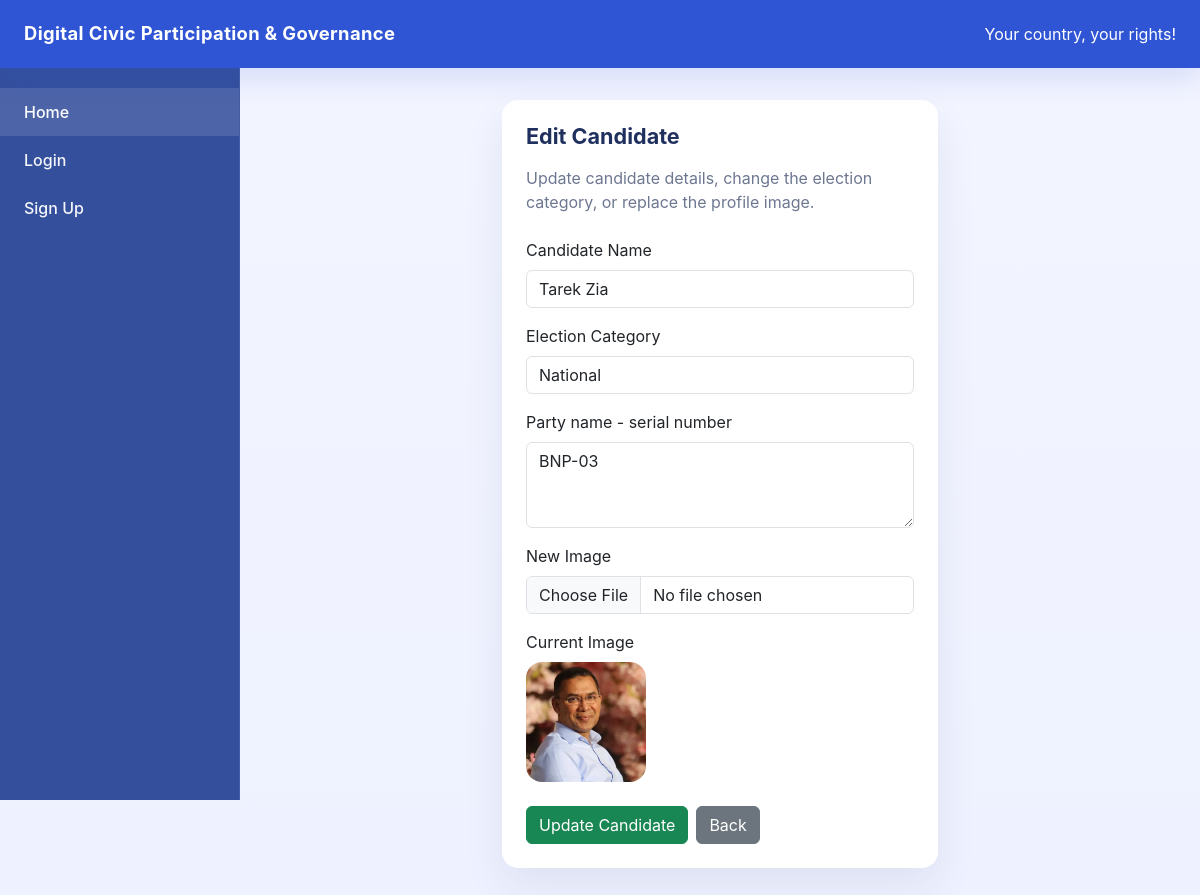
The app's page /candidates/edit/1 with its own data.
### models/candidate.py (models this page shows)
class Candidate(db.Model):
    __tablename__ = "candidate"
    id = db.Column(db.Integer, primary_key=True)
    name = db.Column(db.String(100), nullable=False)
    category = db.Column(db.String(100), nullable=False)
    description = db.Column(db.String(500), nullable=True)
    image = db.Column(db.String(200), nullable=True)

### routes/candidate_routes.py (the view)
@c_bp.route("/edit/<int:candidate_id>", methods=["GET"])
def edit_candidate_page(candidate_id):
    candidate = Candidate.query.get(candidate_id)
    if not candidate:
        return "Candidate Not Found", 404
    return render_template("edit_candidate.html", candidate=candidate)

### app.py (called while the page is built, shortened)
@app.context_processor
def inject_notification_count():
    unread_notification_count = 0
    current_user = None  # added
    voter_id = session.get("user_id")
    return dict(unread_notification_count=unread_notification_count, current_user=current_user)

### templates/edit_candidate.html
{% extends "base.html" %}
{% block content %}
<div class="row justify-content-center">
    <div class="col-xl-6 col-lg-8">
        <div class="card card-smooth">
            <div class="card-body p-4">
                <h1 class="section-title mb-3">Edit Candidate</h1>
                <p class="page-intro mb-4">Update candidate details, change the election category, or replace the profile image.</p>
                <form action="{{ url_for('c_bp.update_candidate', candidate_id=candidate.id) }}" method="POST" enctype="multipart/form-data">
                    <div class="mb-3">
                        <label class="form-label">Candidate Name</label>
                        <input type="text" name="name" class="form-control" value="{{ candidate.name }}" required>
                    </div>
                    <div class="mb-3">
                        <label class="form-label">Election Category</label>
                        <input type="text" name="category" class="form-control" value="{{ candidate.category }}" required>
                    </div>
                    <div class="mb-3">
                        <label class="form-label">Party name - serial number</label>
                        <textarea name="description" class="form-control" rows="3" placeholder="BNP-03">{{ candidate.description }}</textarea>
                    </div>
                    <div class="mb-3">
                        <label class="form-label">New Image</label>
                        <input type="file" name="image" class="form-control">
                    </div>
                    {% if candidate.image %}
                        <div class="mb-4">
                            <p class="mb-2">Current Image</p>
                            <img src="{{ url_for('static', filename='uploads/' + candidate.image) }}" class="rounded-4" width="120" height="120" style="object-fit: cover;">
                        </div>
                    {% endif %}
                    <div class="d-flex gap-2 flex-wrap">
                        <button type="submit" class="btn btn-success">Update Candidate</button>
                        <a href="{{ url_for('c_bp.candidates_page') }}" class="btn btn-secondary">Back</a>
                    </div>
                </form>
            </div>
        </div>
    </div>
</div>
{% endblock %}

### templates/base.html (style rules this page uses)
:root { --brand: #2f55d4; --brand-soft: #edf0ff; --surface: #ffffff; --surface-soft: #f4f6ff; --text: #1f305f; --muted: #6d7790; }
body { margin: 0; min-height: 100vh; background: linear-gradient(180deg, #f3f5ff 0%, #eef1ff 100%); font-family: Inter, system-ui, -apple-system, BlinkMacSystemFont, "Segoe UI", sans-serif; color: var(--text); }
.card-smooth { border: 0; border-radius: 1rem; background: var(--surface); box-shadow: 0 18px 40px rgba(23, 45, 92, 0.08); }
.section-title { font-size: 1.35rem; font-weight: 700; margin-bottom: 1.25rem; color: var(--text); }
.page-intro { color: var(--muted); margin-bottom: 1.75rem; }

### records on screen
Candidate: name "Tarek Zia", category "National", description "BNP-03", image (picture)
